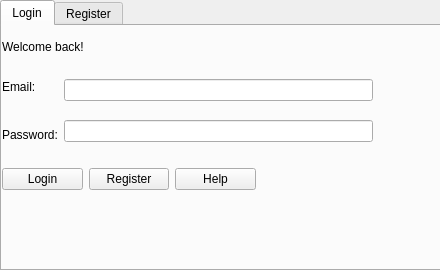
<?xml version="1.0" encoding="UTF-8"?>
<ui version="4.0">
 <class>loginWindow</class>
 <widget class="QWidget" name="loginWindow">
  <property name="geometry">
   <rect>
    <x>0</x>
    <y>0</y>
    <width>440</width>
    <height>270</height>
   </rect>
  </property>
  <property name="sizePolicy">
   <sizepolicy hsizetype="Fixed" vsizetype="Fixed">
    <horstretch>0</horstretch>
    <verstretch>0</verstretch>
   </sizepolicy>
  </property>
  <property name="minimumSize">
   <size>
    <width>440</width>
    <height>270</height>
   </size>
  </property>
  <property name="maximumSize">
   <size>
    <width>440</width>
    <height>270</height>
   </size>
  </property>
  <property name="windowTitle">
   <string>Form</string>
  </property>
  <widget class="QTabWidget" name="AccountTabWidget">
   <property name="geometry">
    <rect>
     <x>0</x>
     <y>0</y>
     <width>441</width>
     <height>271</height>
    </rect>
   </property>
   <property name="sizePolicy">
    <sizepolicy hsizetype="Fixed" vsizetype="Fixed">
     <horstretch>0</horstretch>
     <verstretch>0</verstretch>
    </sizepolicy>
   </property>
   <property name="currentIndex">
    <number>0</number>
   </property>
   <widget class="QWidget" name="loginTab">
    <attribute name="title">
     <string>Login</string>
    </attribute>
    <widget class="QLabel" name="label">
     <property name="geometry">
      <rect>
       <x>0</x>
       <y>10</y>
       <width>121</width>
       <height>21</height>
      </rect>
     </property>
     <property name="text">
      <string>Welcome back!</string>
     </property>
    </widget>
    <widget class="QWidget" name="layoutWidget">
     <property name="geometry">
      <rect>
       <x>0</x>
       <y>40</y>
       <width>371</width>
       <height>90</height>
      </rect>
     </property>
     <layout class="QHBoxLayout" name="horizontalLayout">
      <item>
       <layout class="QVBoxLayout" name="verticalLayout_2">
        <item>
         <widget class="QLabel" name="label_2">
          <property name="text">
           <string>Email:</string>
          </property>
         </widget>
        </item>
        <item>
         <widget class="QLabel" name="label_3">
          <property name="text">
           <string>Password:</string>
          </property>
         </widget>
        </item>
       </layout>
      </item>
      <item>
       <layout class="QVBoxLayout" name="verticalLayout">
        <item>
         <widget class="QLineEdit" name="e_LineEdit"/>
        </item>
        <item>
         <widget class="QLineEdit" name="p_LineEdit"/>
        </item>
       </layout>
      </item>
     </layout>
    </widget>
    <widget class="QWidget" name="layoutWidget">
     <property name="geometry">
      <rect>
       <x>0</x>
       <y>140</y>
       <width>254</width>
       <height>26</height>
      </rect>
     </property>
     <layout class="QHBoxLayout" name="horizontalLayout_2">
      <item>
       <widget class="QPushButton" name="logButton">
        <property name="text">
         <string>Login</string>
        </property>
       </widget>
      </item>
      <item>
       <widget class="QPushButton" name="regButton">
        <property name="text">
         <string>Register</string>
        </property>
       </widget>
      </item>
      <item>
       <widget class="QPushButton" name="helpButton">
        <property name="text">
         <string>Help</string>
        </property>
       </widget>
      </item>
     </layout>
    </widget>
   </widget>
   <widget class="QWidget" name="registerTab">
    <attribute name="title">
     <string>Register</string>
    </attribute>
    <widget class="QWidget" name="layoutWidget">
     <property name="geometry">
      <rect>
       <x>10</x>
       <y>20</y>
       <width>421</width>
       <height>118</height>
      </rect>
     </property>
     <layout class="QHBoxLayout" name="horizontalLayout_3">
      <item>
       <layout class="QVBoxLayout" name="verticalLayout_3">
        <item>
         <widget class="QLabel" name="label_8">
          <property name="text">
           <string>Email</string>
          </property>
         </widget>
        </item>
        <item>
         <widget class="QLabel" name="label_9">
          <property name="text">
           <string>Username</string>
          </property>
         </widget>
        </item>
        <item>
         <widget class="QLabel" name="label_7">
          <property name="text">
           <string>Password</string>
          </property>
         </widget>
        </item>
        <item>
         <widget class="QLabel" name="label_6">
          <property name="text">
           <string>Reentere password</string>
          </property>
         </widget>
        </item>
       </layout>
      </item>
      <item>
       <layout class="QVBoxLayout" name="verticalLayout_4">
        <item>
         <widget class="QLineEdit" name="eRegLineEdit"/>
        </item>
        <item>
         <widget class="QLineEdit" name="userRegLineEdit"/>
        </item>
        <item>
         <widget class="QLineEdit" name="pasRegLineEdit"/>
        </item>
        <item>
         <widget class="QLineEdit" name="pas2RegLineEdit"/>
        </item>
       </layout>
      </item>
     </layout>
    </widget>
    <widget class="QPushButton" name="crAcButton">
     <property name="geometry">
      <rect>
       <x>10</x>
       <y>150</y>
       <width>101</width>
       <height>24</height>
      </rect>
     </property>
     <property name="text">
      <string>Create account</string>
     </property>
    </widget>
   </widget>
  </widget>
 </widget>
 <resources/>
 <connections/>
</ui>
